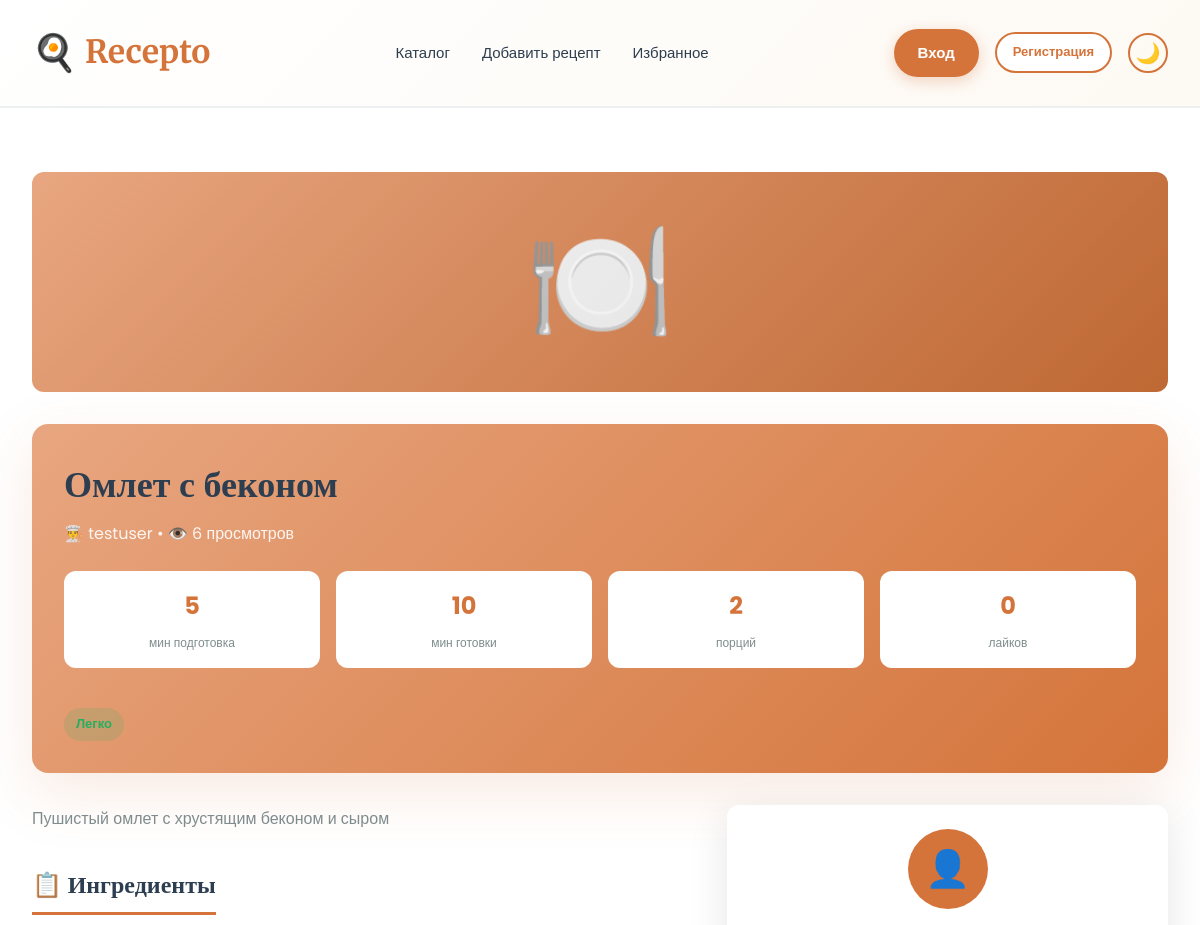
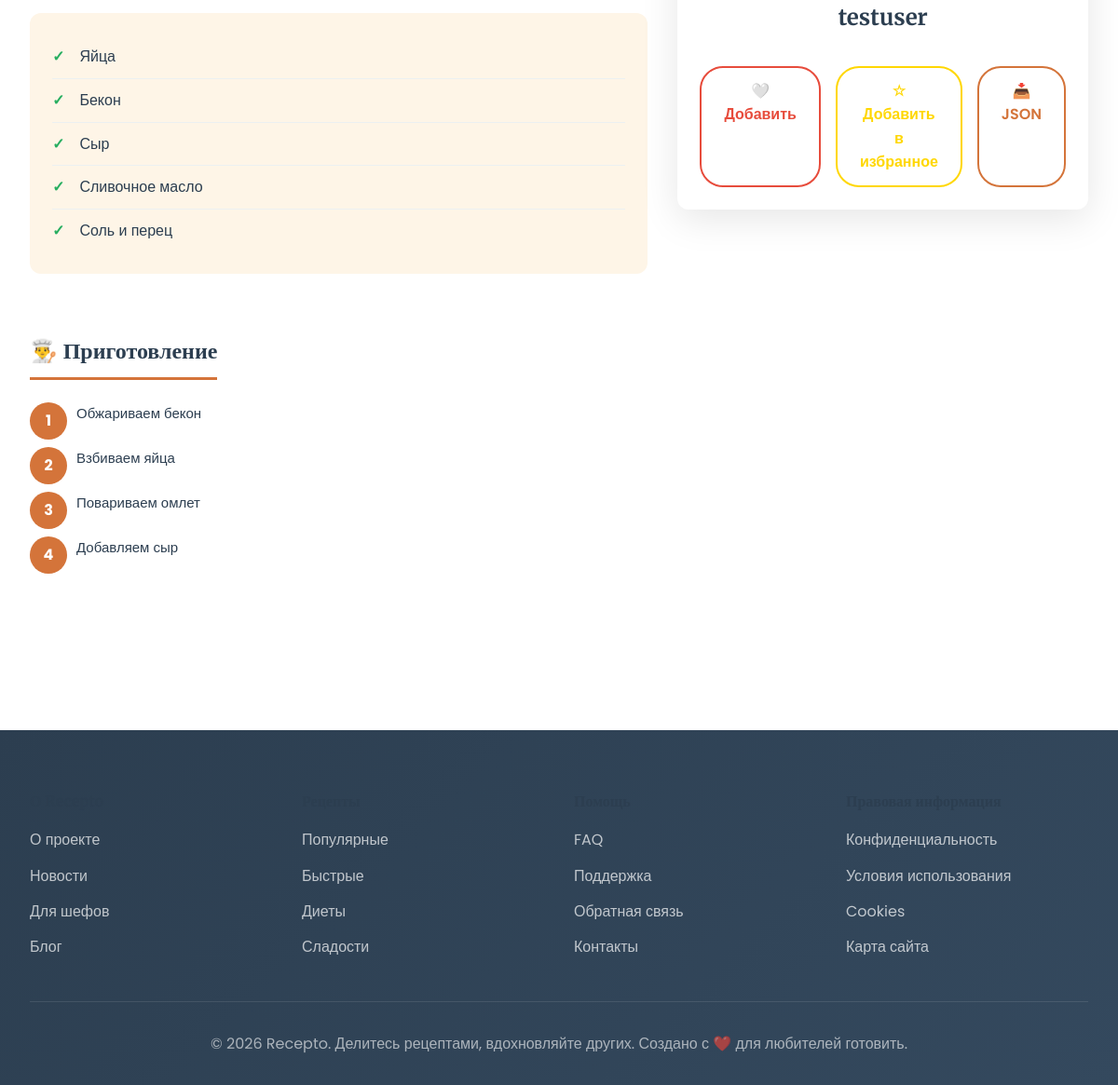
Page /recipe/3/ on the committed database (2 pictures, top to bottom).
### main/models.py (models this page shows, shortened)
class Recipe(models.Model):
    DIFFICULTY = [
        ('easy', 'Легко'),
        ('medium', 'Средне'),
        ('hard', 'Сложно'),
    ]
    CATEGORY = [
        ('breakfast', 'Завтрак'),
        ('lunch', 'Обед'),
        ('dinner', 'Ужин'),
        ('dessert', 'Десерт'),
        ('drink', 'Напиток'),
    ]
    title = models.CharField(max_length=200)
    author = models.ForeignKey(
        User,
        on_delete=models.CASCADE
    )
    description = models.TextField()
    category = models.CharField(
        max_length=20,
        choices=CATEGORY
    )
    image = models.ImageField(
        upload_to='recipes/',
        blank=True,
        null=True
    )
    ingredients = models.TextField()
    instructions = models.TextField()
    prep_time = models.IntegerField(default=0)
    cook_time = models.IntegerField(default=0)
    servings = models.IntegerField(default=1)
    difficulty = models.CharField(
        max_length=10,
        choices=DIFFICULTY,
        default='medium'
    )
    likes = models.IntegerField(default=0)
    views = models.IntegerField(default=0)
    created_at = models.DateTimeField(
        auto_now_add=True
    )

### main/views.py (the view, shortened to what this page needs)
# urls.py: path('recipe/<int:recipe_id>/', views.recipe_detail, name='recipe_detail'),
def recipe_detail(request, recipe_id):
    recipe = get_object_or_404(
        Recipe,
        id=recipe_id
    )
    recipe.views += 1
    recipe.save()
    liked = False
    favorite = False
    return render(request, 'main/recipe_detail.html', {
        'recipe': recipe,
        'liked': liked,
        'favorite': favorite,
        'ingredients': recipe.ingredients.split('\n'),
        'instructions': recipe.instructions.split('\n')
    })

### main/templates/main/recipe_detail.html (shortened to what this page needs)
{% extends 'main/base.html' %}
{% block content %}
<section class="section">
  <div class="container">
    {% if recipe.image %}
      <img src="{{ recipe.image.url }}" alt="{{ recipe.title }}" class="recipe-image">
    {% else %}
      <div class="recipe-image" style="background:linear-gradient(135deg,var(--primary-light),var(--primary));display:flex;align-items:center;justify-content:center;font-size:120px">🍽️</div>
    {% endif %}
    <div class="recipe-hero">
      <h1 style="margin:0;font-size:36px">{{ recipe.title }}</h1>
      <p style="margin:0.5rem 0 0;opacity:0.9">👨‍🍳 {{ recipe.author.username }} • 👁️ {{ recipe.views }} просмотров</p>
      <div class="recipe-info-grid">
        <div class="recipe-info-item">
          <div class="recipe-info-value">{{ recipe.prep_time }}</div>
          <div class="recipe-info-label">мин подготовка</div>
        </div>
        <div class="recipe-info-item">
          <div class="recipe-info-value">{{ recipe.cook_time }}</div>
          <div class="recipe-info-label">мин готовки</div>
        </div>
        <div class="recipe-info-item">
          <div class="recipe-info-value">{{ recipe.servings }}</div>
          <div class="recipe-info-label">порций</div>
        </div>
        <div class="recipe-info-item">
          <div class="recipe-info-value">{{ recipe.likes }}</div>
          <div class="recipe-info-label">лайков</div>
        </div>
      </div>
      <div class="recipe-difficulty difficulty-{{ recipe.difficulty }}">
        {{ recipe.get_difficulty_display }}
      </div>
    </div>
    <div style="display:grid;grid-template-columns:2fr 1fr;gap:2rem;margin-bottom:2rem">
      <div>
        <p style="color:var(--text-light);line-height:1.8;font-size:16px">{{ recipe.description }}</p>
        <h2 class="section-title">📋 Ингредиенты</h2>
        <div class="ingredients-list">
          {% for ingredient in ingredients %}
            <div class="ingredient-item">{{ ingredient }}</div>
          {% endfor %}
        </div>
        <h2 class="section-title">👨‍🍳 Приготовление</h2>
        <div class="instructions-list">
          {% for instruction in instructions %}
            <div class="instruction-item">
              <div class="instruction-text">{{ instruction }}</div>
            </div>
          {% endfor %}
        </div>
      </div>
      <div>
        <div class="recipe-author">
          {% if recipe.author.userprofile.avatar %}
            <img src="{{ recipe.author.userprofile.avatar.url }}" alt="{{ recipe.author.username }}" class="author-avatar" style="width:80px;height:80px;border-radius:50%;object-fit:cover;margin:0 auto 1rem">
          {% else %}
            <div class="author-avatar">👤</div>
          {% endif %}
          <h3>{{ recipe.author.get_full_name|default:recipe.author.username }}</h3>
          <div class="recipe-actions">
            {% if is_liked %}
              <a href="{% url 'toggle_like' recipe.id %}" class="btn-like liked">❤️ Нравится</a>
            {% else %}
              <a href="{% url 'toggle_like' recipe.id %}" class="btn-like">🤍 Добавить</a>
            {% endif %}
            {% if is_favorited %}
              <a href="{% url 'toggle_favorite' recipe.id %}" class="btn-like" style="border-color:#FFD700;color:#FFD700;background:transparent">⭐ В избранном</a>
            {% else %}
              <a href="{% url 'toggle_favorite' recipe.id %}" class="btn-like" style="border-color:#FFD700;color:#FFD700;background:transparent">☆ Добавить в избранное</a>
            {% endif %}
            <a href="{% url 'download_recipe' recipe.id %}" class="btn-like" style="border-color:var(--primary);color:var(--primary);background:transparent">📥 JSON</a>
          </div>
        </div>
      </div>
    </div>
  </div>
</section>
{% endblock %}

### main/templates/main/base.html (style rules this page uses)
* { margin: 0; padding: 0; box-sizing: border-box; }
:root { --primary: #d4743a; --primary-light: #e8a680; --primary-dark: #b8621f; --secondary: #2c3e50; --accent: #e74c3c; --success: #27ae60; --light: #fef5e7; --white: #ffffff; --text-dark: #2c3e50; --text-light: #7f8c8d; --border: #ecf0f1; --shadow: 0 10px 40px rgba(0, 0, 0, 0.1); --shadow-lg: 0 20px 60px rgba(212, 116, 58, 0.15); }
html { scroll-behavior: smooth; }
body { font-family: 'Poppins', sans-serif; color: var(--text-dark); background: var(--white); line-height: 1.6; transition: background-color 0.3s ease, color 0.3s ease; }
h1, h2, h3, h4, h5, h6 { font-family: 'Merriweather', serif; color: var(--text-dark); margin-bottom: 1rem; }
h1 { font-size: 48px; }
h2 { font-size: 36px; }
h3 { font-size: 24px; }
a { text-decoration: none; color: var(--primary); transition: color 0.3s ease; }
.container { max-width: 1200px; margin: 0 auto; padding: 0 2rem; }
* { transition: background-color 0.3s ease, color 0.3s ease, border-color 0.3s ease; }
.recipe-image { width: 100%; height: 220px; background: linear-gradient(135deg, var(--primary-light) 0%, var(--primary) 100%); display: flex; align-items: center; justify-content: center; font-size: 80px; position: relative; overflow: hidden; }
.recipe-image::before { content: ''; position: absolute; top: 0; left: 0; width: 100%; height: 100%; background: linear-gradient(135deg, transparent 0%, rgba(0, 0, 0, 0.1) 100%); }
.section { padding: 4rem 0; }
.section-title { text-align: center; margin-bottom: 3rem; }

### main/templates/main/recipe_detail.html (style rules this page uses)
.recipe-hero { background: linear-gradient(135deg, var(--primary-light) 0%, var(--primary) 100%); padding: 2rem; border-radius: 16px; color: white; margin-bottom: 2rem; box-shadow: var(--shadow-lg); }
.recipe-image { width: 100%; max-height: 400px; border-radius: 12px; object-fit: cover; margin-bottom: 2rem; }
.recipe-info-grid { display: grid; grid-template-columns: repeat(4, 1fr); gap: 1rem; margin: 1.5rem 0; }
.recipe-info-item { background: white; padding: 1rem; border-radius: 12px; text-align: center; }
.recipe-info-value { font-size: 24px; font-weight: 700; color: var(--primary); }
.recipe-info-label { font-size: 12px; color: var(--text-light); margin-top: 0.5rem; }
.recipe-difficulty { display: inline-block; padding: 6px 12px; border-radius: 20px; font-size: 13px; font-weight: 600; margin-top: 1rem; }
.difficulty-easy { background: rgba(39, 174, 96, 0.15); color: var(--success); }
.section-title { font-size: 24px; margin: 2rem 0 1.5rem; color: var(--text-dark); border-bottom: 3px solid var(--primary); padding-bottom: 0.5rem; display: inline-block; }
.ingredients-list { background: var(--light); padding: 1.5rem; border-radius: 12px; margin-bottom: 2rem; }
.ingredient-item { padding: 10px 0; border-bottom: 1px solid var(--border); display: flex; align-items: center; }
.ingredient-item:last-child { border-bottom: none; }
.ingredient-item::before { content: '✓'; color: var(--success); font-weight: bold; margin-right: 1rem; font-size: 16px; }
.instructions-list { counter-reset: step-counter; }
.instruction-item { counter-increment: step-counter; margin-bottom: 1.5rem; padding-left: 50px; position: relative; }
.instruction-item::before { content: counter(step-counter); position: absolute; left: 0; top: 0; background: var(--primary); color: white; width: 40px; height: 40px; border-radius: 50%; display: flex; align-items: center; justify-content: center; font-weight: 700; }
.instruction-text { font-size: 15px; line-height: 1.6; color: var(--text-dark); }
.recipe-author { background: white; padding: 1.5rem; border-radius: 12px; box-shadow: var(--shadow); text-align: center; }
.author-avatar { width: 80px; height: 80px; border-radius: 50%; background: var(--primary); color: white; display: flex; align-items: center; justify-content: center; font-size: 36px; margin: 0 auto 1rem; }
.recipe-actions { display: flex; gap: 1rem; margin-top: 2rem; }
.btn-like { background: none; border: 2px solid var(--accent); color: var(--accent); padding: 12px 24px; border-radius: 25px; cursor: pointer; font-weight: 600; transition: all 0.3s ease; text-decoration: none; display: inline-block; }

### rows in the picture
Recipe: title "Омлет с беконом", author.username "testuser", views "6", prep_time "5", cook_time "10", servings "2", likes "0", difficulty "Легко", description "Пушистый омлет с хрустящим беконом и сыром", author.get_full_name "testuser"

### other values in the picture
{{ ingredient }} "Яйца" "Бекон" "Сыр" "Сливочное масло" "Соль и перец"
{{ instruction }} "Обжариваем бекон" "Взбиваем яйца" "Повариваем омлет" "Добавляем сыр"
